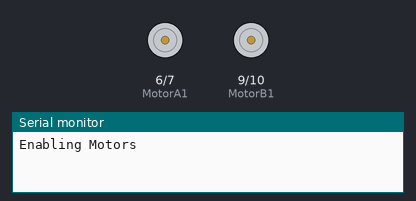
The sketch below on a simulated Arduino Uno, built with avr-gcc and run on an emulated ATmega328P. On the bench: motor-driver pin pairs drawn as motors (green arrow = first pin HIGH = forward, orange = second pin HIGH = backward, longer = more drive, scaled by the enable pin), the last lines printed to the serial monitor.

Above: at 0.1 s.
At 1.1 s:
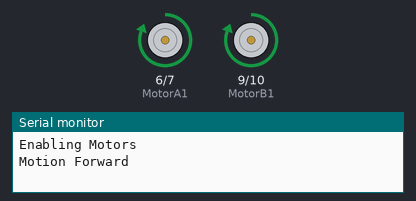
Timing chart, 0 to 2.6 s (numbered marks = the images above):
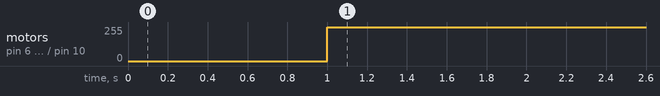

The sketch:

ford.ino
```cpp
//Define Pins
//Motor A
int enableA = 5;
int MotorA1 = 6;
int MotorA2 = 7;

//Motor B
int enableB = 8;
int MotorB1 = 9;
int MotorB2 = 10;


void setup() {
  Serial.begin (9600);
  //configure pin modes
  pinMode (enableA, OUTPUT);
  pinMode (MotorA1, OUTPUT);
  pinMode (MotorA2, OUTPUT);

  pinMode (enableB, OUTPUT);
  pinMode (MotorB1, OUTPUT);
  pinMode (MotorB2, OUTPUT);   // put your setup code here, to run once:

}

void loop() {
  // put your main code here, to run repeatedly:
 Serial.println ("Enabling Motors");
  digitalWrite (enableA, HIGH);
  digitalWrite (enableB, HIGH);
  delay (1000);
  //do something

  Serial.println ("Motion Forward");
  digitalWrite (MotorA1, HIGH);
  digitalWrite (MotorA2, LOW);
  analogWrite (enableA,255);
  analogWrite (enableB,255);
  digitalWrite (MotorB1, HIGH);
  digitalWrite (MotorB2, LOW);
delay (1000);
}
```

Measured:
- by itself, motor on pin 6 (MotorA1) / pin 7 (MotorA2), motor on pin 9 (MotorB1) / pin 10 (MotorB2): stopped → forward 255/255 at 1.0 s
